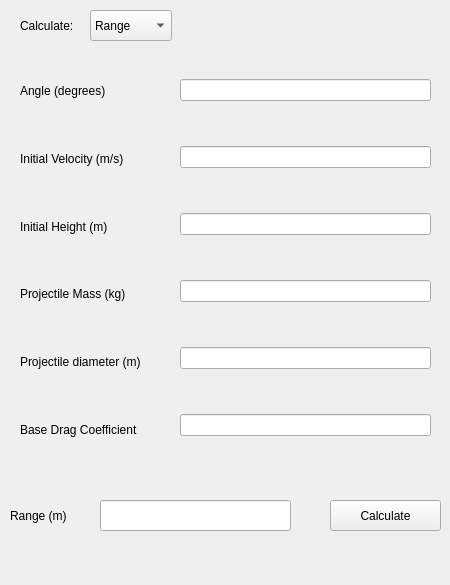
<?xml version="1.0" encoding="UTF-8"?>
<ui version="4.0">
 <class>BallisticCalculator</class>
 <widget class="QMainWindow" name="BallisticCalculator">
  <property name="geometry">
   <rect>
    <x>0</x>
    <y>0</y>
    <width>450</width>
    <height>585</height>
   </rect>
  </property>
  <property name="sizePolicy">
   <sizepolicy hsizetype="Fixed" vsizetype="Fixed">
    <horstretch>0</horstretch>
    <verstretch>0</verstretch>
   </sizepolicy>
  </property>
  <property name="maximumSize">
   <size>
    <width>450</width>
    <height>600</height>
   </size>
  </property>
  <property name="windowTitle">
   <string>BallisticCalculator</string>
  </property>
  <widget class="QWidget" name="centralwidget">
   <widget class="QPushButton" name="pushButton">
    <property name="geometry">
     <rect>
      <x>330</x>
      <y>500</y>
      <width>111</width>
      <height>31</height>
     </rect>
    </property>
    <property name="text">
     <string>Calculate</string>
    </property>
   </widget>
   <widget class="QWidget" name="verticalLayoutWidget">
    <property name="geometry">
     <rect>
      <x>180</x>
      <y>40</y>
      <width>251</width>
      <height>441</height>
     </rect>
    </property>
    <layout class="QVBoxLayout" name="verticalLayout">
     <item>
      <widget class="QLineEdit" name="angleBox"/>
     </item>
     <item>
      <widget class="QLineEdit" name="initialVelocityBox">
       <property name="toolTip">
        <string extracomment="Initial velocity of projectile in m/s"/>
       </property>
      </widget>
     </item>
     <item>
      <widget class="QLineEdit" name="initialHeightBox"/>
     </item>
     <item>
      <widget class="QLineEdit" name="projectileMassBox"/>
     </item>
     <item>
      <widget class="QLineEdit" name="projectileDiameterBox"/>
     </item>
     <item>
      <widget class="QLineEdit" name="cdBox"/>
     </item>
    </layout>
   </widget>
   <widget class="QLineEdit" name="resultBox">
    <property name="geometry">
     <rect>
      <x>100</x>
      <y>500</y>
      <width>191</width>
      <height>31</height>
     </rect>
    </property>
   </widget>
   <widget class="QWidget" name="verticalLayoutWidget_2">
    <property name="geometry">
     <rect>
      <x>20</x>
      <y>60</y>
      <width>161</width>
      <height>401</height>
     </rect>
    </property>
    <layout class="QVBoxLayout" name="verticalLayout_2">
     <item>
      <widget class="QLabel" name="angleLabel">
       <property name="text">
        <string>Angle (degrees)</string>
       </property>
      </widget>
     </item>
     <item>
      <widget class="QLabel" name="velocityLabel">
       <property name="text">
        <string>Initial Velocity (m/s)</string>
       </property>
      </widget>
     </item>
     <item>
      <widget class="QLabel" name="heightLabel">
       <property name="text">
        <string>Initial Height (m)</string>
       </property>
      </widget>
     </item>
     <item>
      <widget class="QLabel" name="massLabel">
       <property name="text">
        <string>Projectile Mass (kg)</string>
       </property>
      </widget>
     </item>
     <item>
      <widget class="QLabel" name="diameterLabel">
       <property name="text">
        <string>Projectile diameter (m)</string>
       </property>
      </widget>
     </item>
     <item>
      <widget class="QLabel" name="dragLabel">
       <property name="text">
        <string>Base Drag Coefficient</string>
       </property>
      </widget>
     </item>
    </layout>
   </widget>
   <widget class="QLabel" name="resultLabel">
    <property name="geometry">
     <rect>
      <x>10</x>
      <y>500</y>
      <width>91</width>
      <height>31</height>
     </rect>
    </property>
    <property name="text">
     <string>Range (m)</string>
    </property>
   </widget>
   <widget class="QLabel" name="calculateLabel">
    <property name="geometry">
     <rect>
      <x>20</x>
      <y>0</y>
      <width>81</width>
      <height>51</height>
     </rect>
    </property>
    <property name="text">
     <string>Calculate:</string>
    </property>
   </widget>
   <widget class="QComboBox" name="comboBox">
    <property name="geometry">
     <rect>
      <x>90</x>
      <y>10</y>
      <width>82</width>
      <height>31</height>
     </rect>
    </property>
    <item>
     <property name="text">
      <string>Range</string>
     </property>
    </item>
    <item>
     <property name="text">
      <string>Angle</string>
     </property>
    </item>
   </widget>
  </widget>
 </widget>
 <resources/>
 <connections/>
</ui>
